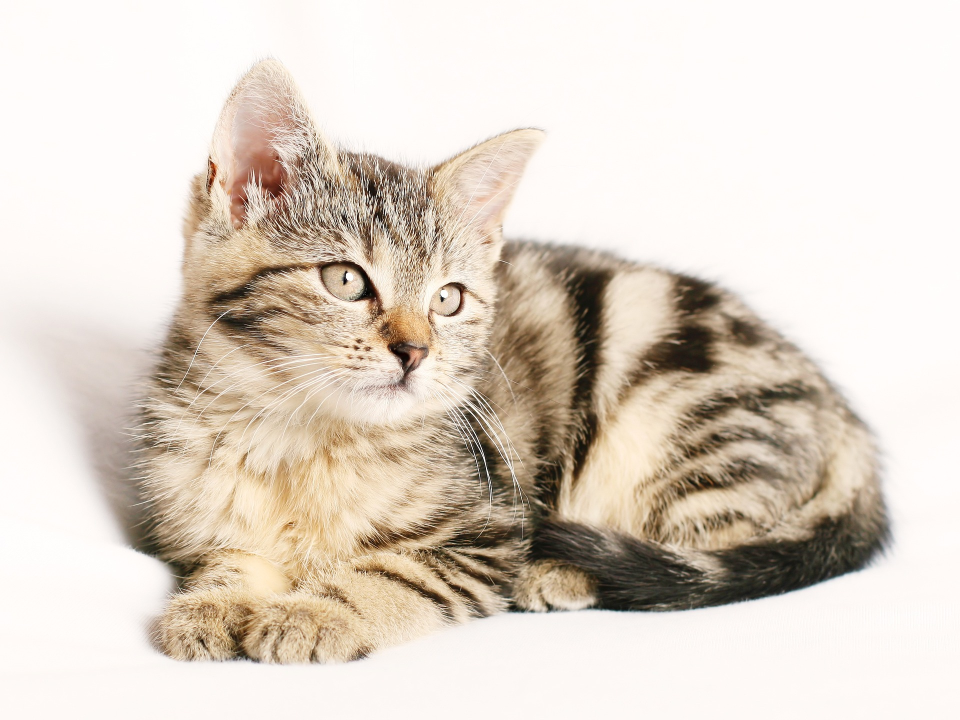
#> input picture openCV/Photos/cat1.jpg, 1920 x 1440 px (shown at 1/2 size)
$ jupyter execute demo.ipynb   (text cells are left out)
#> lines starting #> are read from the running program, lines starting #| are printed output that depends on the picture; pictures that were not available may be replaced by others from this repository, and a replacement may not be noted
[cell 1]
import cv2 as cv
import numpy as np

[cell 2]
def rescaleFrame(frame, scale=0.5):
    width = int(frame.shape[1] * scale)
    height = int(frame.shape[0] * scale)
    dimensions = (width, height)

    return cv.resize(frame, dimensions, interpolation=cv.INTER_AREA)

[cell 3]
img = cv.imread("Photos/cat1.jpg")
#> img is the input picture: shape (1440, 1920, 3); mean B, G, R 198.9, 210.6, 221.5

# cv.namedWindow("Cat", cv.WINDOW_NORMAL)

# cv.resizeWindow("Cat", 800, 600)

cv.imshow('Cat', img)
resized_img = rescaleFrame(img)
#> in rescaleFrame, `return cv.resize(frame, dimensions, interpolation=cv.INTER_AREA)`:
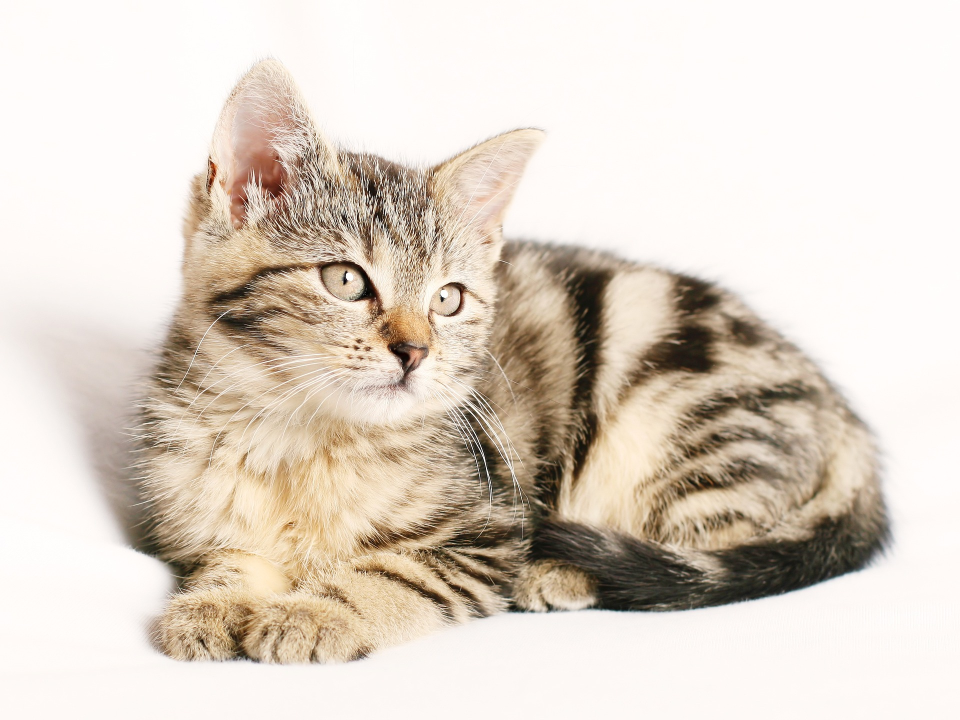
#> returned value: shape (720, 960, 3); mean of channels 0, 1, 2 199, 210.7, 221.6; drawn as B, G, R
cv.imshow('Cat_resize', resized_img)

cv.waitKey(0)

[cell 4]
cv.destroyAllWindows()

[cell 5]
#reading videos
capture = cv.VideoCapture('Videos/Group.mp4')

while True:
    isTrue, frame = capture.read()
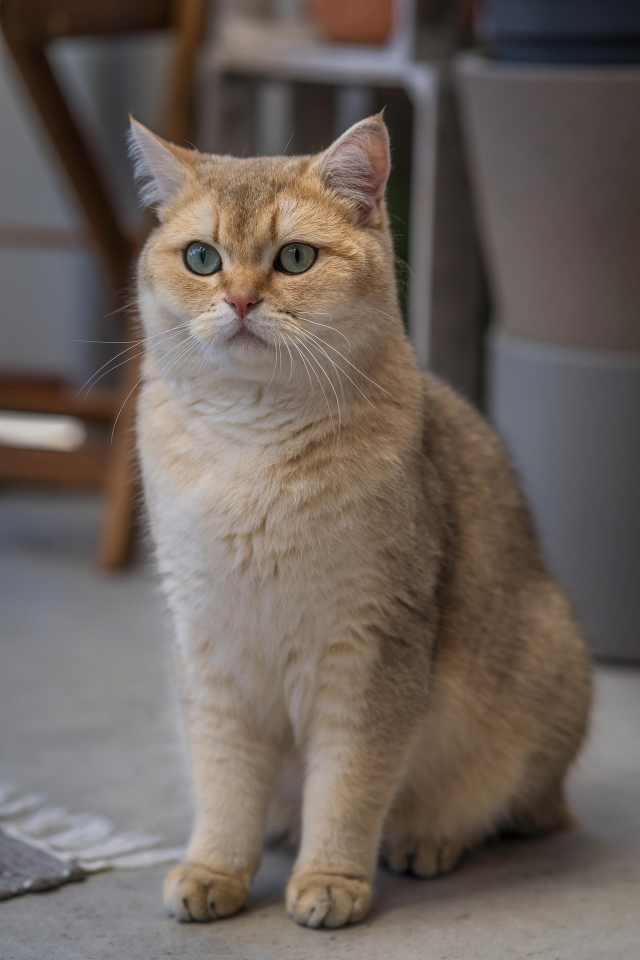
#> input picture openCV/Photos/cat2.jpg, 1280 x 1920 px, given in place of Group.mp4, which was not available (shown at 1/2 size)
#> frame is the input picture: shape (1920, 1280, 3); mean B, G, R 91.6, 98.2, 108.7
    if not isTrue:
        print("Unable to read frame")
        break
    newFrame = rescaleFrame(frame)
#> call 2 of rescaleFrame, with scale = 0.5
#> in rescaleFrame (call 2), `return cv.resize(frame, dimensions, interpolation=cv.INTER_AREA)`:
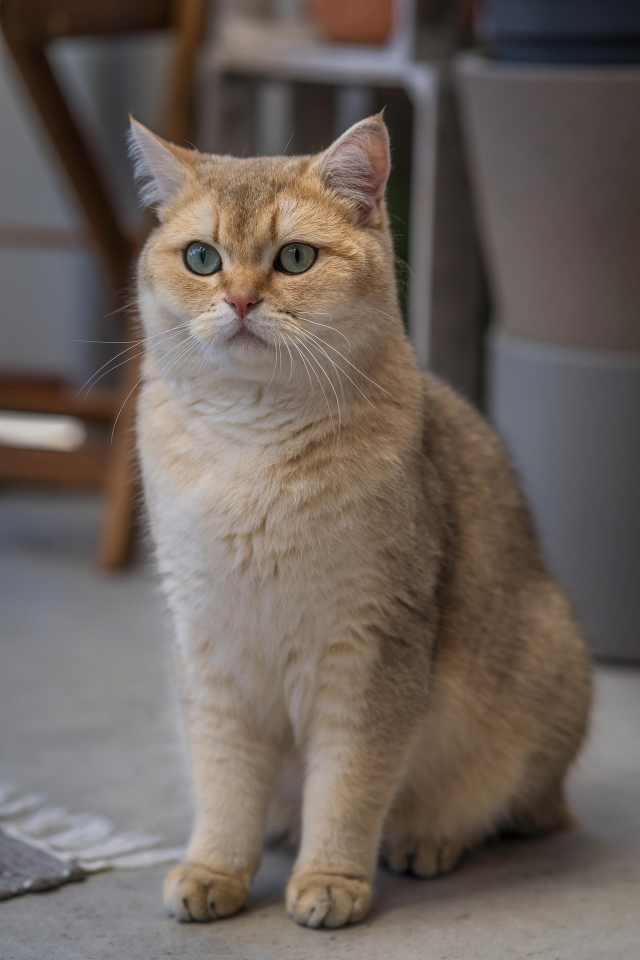
#> returned value: shape (960, 640, 3); mean of channels 0, 1, 2 91.7, 98.3, 108.8; drawn as B, G, R
    cv.imshow('Video', newFrame)
    cv.imshow('Video Resized', frame)

    if cv.waitKey(20) & 0xFF==ord('d'):
#> (key Esc is pressed here)
        break

capture.release()
cv.destroyAllWindows()
